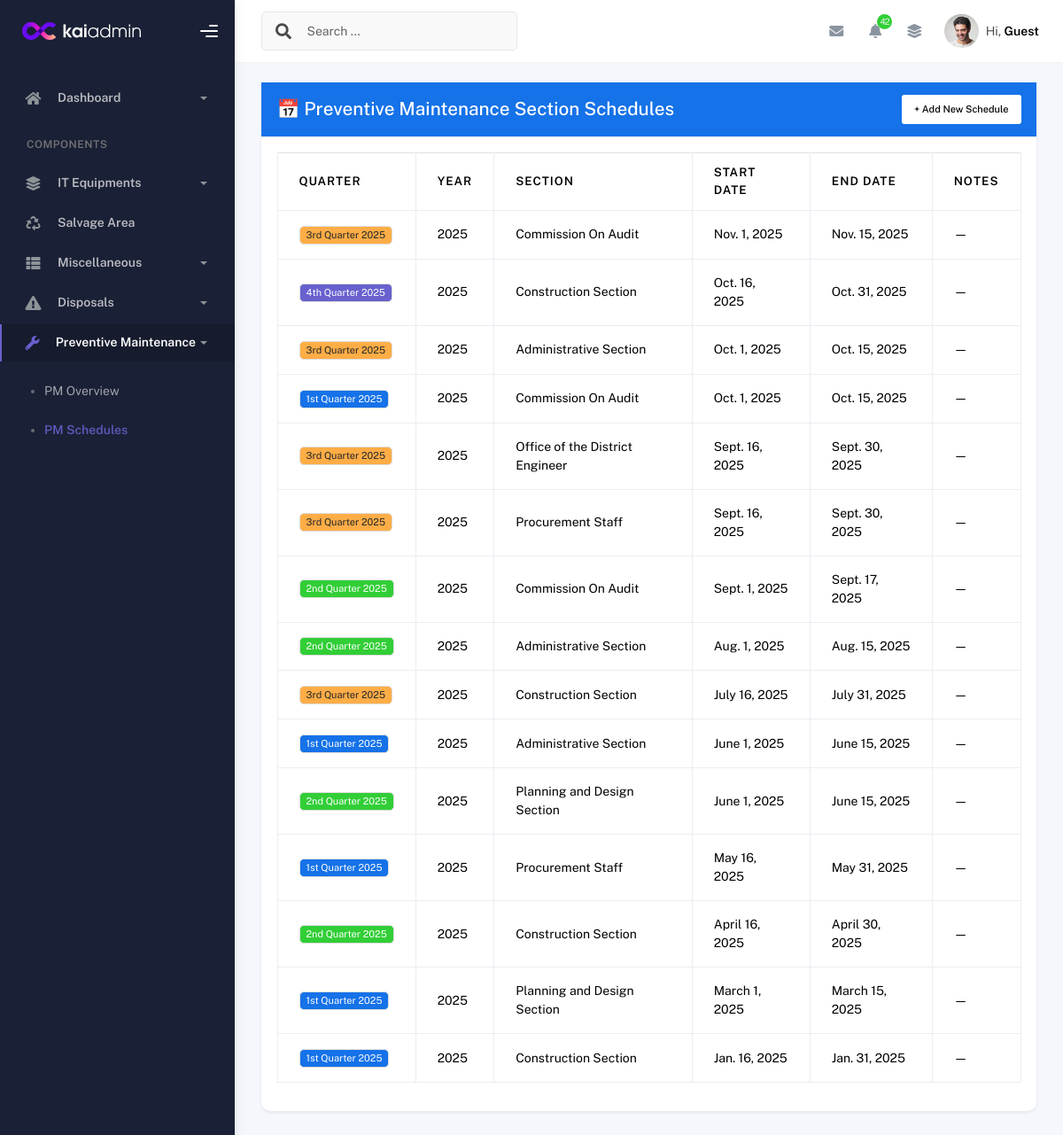
The page /maintenance/schedules/ on the database as committed earlier.
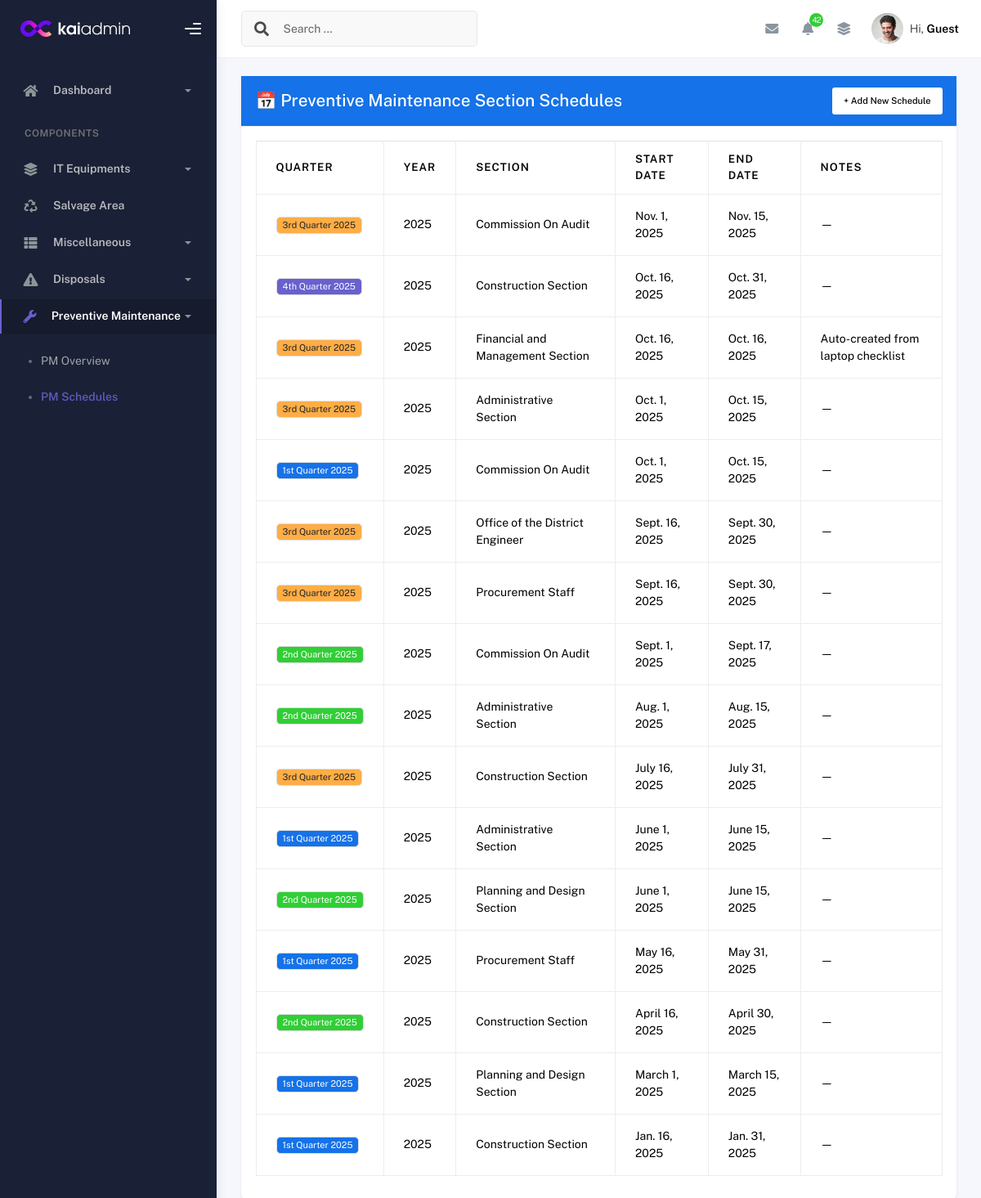
The same page on the database as committed later.
### inventory/models.py (models this page shows, shortened)
class PMSectionSchedule(models.Model):
    quarter_schedule = models.ForeignKey(QuarterSchedule, on_delete=models.CASCADE, related_name='schedules')
    section = models.ForeignKey(OfficeSection, on_delete=models.CASCADE)
    start_date = models.DateField()
    end_date = models.DateField()
    notes = models.TextField(blank=True, null=True)

class QuarterSchedule(models.Model):
    QUARTERS = [
        ('Q1', '1st Quarter'),
        ('Q2', '2nd Quarter'),
        ('Q3', '3rd Quarter'),
        ('Q4', '4th Quarter'),
    ]
    year = models.IntegerField()
    quarter = models.CharField(max_length=2, choices=QUARTERS)

class OfficeSection(models.Model):
    name = models.CharField(max_length=255, unique=True)

### inventory/views.py (the view, shortened to what this page needs)
# urls.py: path('maintenance/schedules/', views.section_schedule_list_view, name='section_schedule_list'), # section schedule list view of pm
def section_schedule_list_view(request):
    schedules = PMSectionSchedule.objects.select_related('quarter_schedule', 'section').order_by('-start_date')
    quarters = QuarterSchedule.objects.all().order_by('-year')
    sections = OfficeSection.objects.all().order_by('name')
    return render(request, 'maintenance/section_schedule_list.html', {
        'schedules': schedules,
        'quarters': quarters,
        'sections': sections,
    })

### templates/maintenance/section_schedule_list.html (shortened to what this page needs)
{% extends 'base.html' %}
{% load static %}
{% block content %}
<div class="container">
  <div class="page-inner">
    <div class="row">
      <div class="col-md-12">
        <div class="card shadow-sm">
          <div class="card-header bg-primary text-white d-flex justify-content-between">
            <h4 class="mb-0">📅 Preventive Maintenance Section Schedules</h4>
            <button class="btn btn-light btn-sm" data-bs-toggle="modal" data-bs-target="#addScheduleModal">+ Add New Schedule</button>
          </div>
          <div class="card-body">
            {% if schedules %}
              <div class="table-responsive">
                <table id="schedule-table" class="table table-bordered table-hover">
                  <thead class="bg-light">
                    <tr>
                      <th>Quarter</th>
                      <th>Year</th>
                      <th>Section</th>
                      <th>Start Date</th>
                      <th>End Date</th>
                      <th>Notes</th>
                    </tr>
                  </thead>
                  <tbody>
                    {% for schedule in schedules %}
                    <tr>
                      <td>
                        <span class="badge
                          {% if schedule.quarter_schedule.get_quarter_display == "1st Quarter" %}bg-primary
                          {% elif schedule.quarter_schedule.get_quarter_display == "2nd Quarter" %}bg-success
                          {% elif schedule.quarter_schedule.get_quarter_display == "3rd Quarter" %}bg-warning text-dark
                          {% elif schedule.quarter_schedule.get_quarter_display == "4th Quarter" %}bg-secondary
                          {% else %}bg-secondary
                          {% endif %}
                        ">
                          {{ schedule.quarter_schedule.get_quarter_display }} {{ schedule.quarter_schedule.year }}
                        </span>
                      </td>
                      <td>{{ schedule.quarter_schedule.year }}</td>
                      <td>{{ schedule.section.name }}</td>
                      <td>{{ schedule.start_date }}</td>
                      <td>{{ schedule.end_date }}</td>
                      <td>{{ schedule.notes|default:"—" }}</td>
                    </tr>
                    {% endfor %}
                  </tbody>
                </table>
              </div>
            {% else %}
              <div class="alert alert-info">No schedules available.</div>
            {% endif %}
          </div>
        </div>
      </div>
    </div>
  </div>
</div>
{% endblock %}

### templates/base.html (shortened to what this page needs)
{% load static %}
<!DOCTYPE html>
<html lang="en">
<head>
  {% block head %}
  <link rel="stylesheet" href="{% static 'css/bootstrap.min.css' %}">
  <link rel="stylesheet" href="{% static 'css/plugins.min.css' %}">
  <link rel="stylesheet" href="{% static 'css/kaiadmin.css' %}">
  <link rel="stylesheet" href="{% static 'css/fonts.min.css' %}">
  <link rel="stylesheet" href="{% static 'css/modern-style.css' %}">
  {% endblock %}
</head>
<body>
  <div class="wrapper">
    {% block sidebar %}
    <div class="sidebar" data-background-color="dark">
      <div class="sidebar-logo">
        <div class="logo-header" data-background-color="dark">
          <a href="{% url 'dashboard' %}" class="logo">
            <img src="{% static 'img/kaiadmin/logo_light.svg' %}" alt="navbar brand" class="navbar-brand" height="20" />
          </a>
          <div class="nav-toggle">
            <button class="btn btn-toggle toggle-sidebar"><i class="gg-menu-right"></i></button>
          </div>
        </div>
      </div>
      <div class="sidebar-wrapper scrollbar scrollbar-inner">
        <div class="sidebar-content">
          <ul class="nav nav-secondary">
            <li class="nav-item {% if request.resolver_match.url_name == 'dashboard' %}active{% endif %}">
              <a
                data-bs-toggle="collapse"
                href="#menuDashboard"
                class="nav-link {% if request.resolver_match.url_name == 'dashboard' %}{% else %}collapsed{% endif %}"
                aria-expanded="{% if request.resolver_match.url_name == 'dashboard' %}true{% else %}false{% endif %}"
              >
                <i class="fas fa-home"></i>
                <p>Dashboard</p>
                <span class="caret"></span>
              </a>
            </li>
            <li class="nav-section">
              <h4 class="text-section">Components</h4>
            </li>
            <li class="nav-item {% if request.resolver_match.url_name in 'desktop_details monitor_details keyboard_details mouse_details ups_details laptop_list printer_list' %}active{% endif %}">
              <a data-bs-toggle="collapse" href="#menuIT"
                class="nav-link {% if request.resolver_match.url_name in 'desktop_details monitor_details keyboard_details mouse_details ups_details laptop_list printer_list' %}{% else %}collapsed{% endif %}"
                aria-expanded="{% if request.resolver_match.url_name in 'desktop_details monitor_details keyboard_details mouse_details ups_details laptop_list printer_list' %}true{% else %}false{% endif %}">
                <i class="fas fa-layer-group"></i>
                <p>IT Equipments</p>
                <span class="caret"></span>
              </a>
            </li>
            <li class="nav-item {% if request.resolver_match.url_name == 'salvage_overview' %}active{% endif %}">
              <a class="nav-link" href="{% url 'salvage_overview' %}">
                <i class="fas fa-recycle"></i>
                <p>Salvage Area</p>
              </a>
            </li>
            <li class="nav-item ">
              <a data-bs-toggle="collapse" href="#menuMisc"
                 class="nav-link {% if request.resolver_match.url_name == 'add_equipment_package_with_details' or request.resolver_match.url_name == 'employee_list' or request.resolver_match.url_name == 'add_brand' or request.resolver_match.url_name == 'office_section_list' %}{% else %}collapsed{% endif %}"
                 aria-expanded="{% if request.resolver_match.url_name == 'add_equipment_package_with_details' or request.resolver_match.url_name == 'employee_list' or request.resolver_match.url_name == 'add_brand' or request.resolver_match.url_name == 'office_section_list' %}true{% else %}false{% endif %}">
                <i class="fas fa-th-list"></i>
                <p>Miscellaneous</p><span class="caret"></span>
              </a>
            </li>
            <li class="nav-item {% if request.resolver_match.url_name == 'disposal_overview' or request.resolver_match.url_name == 'disposal_history' or request.resolver_match.url_name == 'dashboard_view_chart' %}active{% endif %}">
              <a data-bs-toggle="collapse" href="#menuDisposals"
                 class="nav-link {% if request.resolver_match.url_name == 'disposal_overview' or request.resolver_match.url_name == 'disposal_history' or request.resolver_match.url_name == 'dashboard_view_chart' %}{% else %}collapsed{% endif %}"
                 aria-expanded="{% if request.resolver_match.url_name == 'disposal_overview' or request.resolver_match.url_name == 'disposal_history' or request.resolver_match.url_name == 'dashboard_view_chart' %}true{% else %}false{% endif %}">
                <i class="fas fa-exclamation-triangle"></i>
                <p>Disposals</p><span class="caret"></span>
              </a>
            </li>
            <li class="nav-item {% if request.resolver_match.url_name == 'pm_overview' or request.resolver_match.url_name == 'section_schedule_list' or request.resolver_match.url_name == 'disposed_keyboards' %}active{% endif %}">
              <a data-bs-toggle="collapse" href="#menuPM"
                 class="nav-link "
                 aria-expanded="{% if request.resolver_match.url_name == 'pm_overview' or request.resolver_match.url_name == 'section_schedule_list' or request.resolver_match.url_name == 'disposed_keyboards' %}true{% else %}false{% endif %}">
                <i class="fas fa-wrench"></i>
                <p>Preventive Maintenance</p><span class="caret"></span>
              </a>
              <div class="collapse {% if request.resolver_match.url_name == 'pm_overview' or request.resolver_match.url_name == 'section_schedule_list' or request.resolver_match.url_name == 'disposed_keyboards' %}show{% endif %}" id="menuPM">
                <ul class="nav nav-collapse">
                  <li class="{% if request.resolver_match.url_name == 'pm_overview' %}active{% endif %}">
                    <a href="{% url 'pm_overview' %}"><span class="sub-item">PM Overview</span></a>
                  </li>
                  <li class="{% if request.resolver_match.url_name == 'section_schedule_list' %}active{% endif %}">
                    <a href="{% url 'section_schedule_list' %}"><span class="sub-item">PM Schedules</span></a>
                  </li>
                </ul>
              </div>
            </li>
          </ul>
        </div>
      </div>
    </div>
    {% endblock %}
    <div class="main-panel">
      {% block navbar %}
      <div class="main-header">
        <nav class="navbar navbar-header navbar-header-transparent navbar-expand-lg border-bottom">
          <div class="container-fluid">
            <nav class="navbar navbar-header-left navbar-expand-lg navbar-form nav-search p-0 d-none d-lg-flex">
              <div class="input-group">
                <div class="input-group-prepend">
                  <button type="submit" class="btn btn-search pe-1">
                    <i class="fa fa-search search-icon"></i>
                  </button>
                </div>
                <input type="text" placeholder="Search ..." class="form-control" />
              </div>
            </nav>
            <ul class="navbar-nav topbar-nav ms-md-auto align-items-center">
              <li class="nav-item topbar-icon dropdown hidden-caret">
                <a class="nav-link dropdown-toggle" href="#" id="messageDropdown" role="button" data-bs-toggle="dropdown" aria-haspopup="true" aria-expanded="false">
                  <i class="fa fa-envelope"></i>
                </a>
              </li>
              <li class="nav-item topbar-icon dropdown hidden-caret">
                <a class="nav-link dropdown-toggle" href="#" id="notifDropdown" role="button" data-bs-toggle="dropdown" aria-haspopup="true" aria-expanded="false">
                  <i class="fa fa-bell"></i>
                  {% if pending_pm_count > 0 %}
                    <span class="notification">{{ pending_pm_count }}</span>
                  {% endif %}
                </a>
              </li>
              <li class="nav-item topbar-icon dropdown hidden-caret">
                <a class="nav-link" data-bs-toggle="dropdown" href="#" aria-expanded="false">
                  <i class="fas fa-layer-group"></i>
                </a>
              </li>
              <li class="nav-item topbar-user dropdown hidden-caret">
                <a class="dropdown-toggle profile-pic" data-bs-toggle="dropdown" href="#" aria-expanded="false">
                  <div class="avatar-sm">
                    <img
                      src="{% if request.user.is_authenticated and request.user.profile.avatar %}{{ request.user.profile.avatar.url }}{% else %}{% static 'img/profile.jpg' %}{% endif %}"
                      alt="avatar"
                      class="avatar-img rounded-circle"
                    />
                  </div>
                  <span class="profile-username">
                    <span class="op-7">Hi,</span>
                    <span class="fw-bold">
                      {% if request.user.is_authenticated %}
                        {{ request.user.first_name|default:request.user.username }}
                      {% else %}
                        Guest
                      {% endif %}
                    </span>
                  </span>
                </a>
              </li>
            </ul>
          </div>
        </nav>
      </div>
      {% endblock %}
      {% block content %}{% endblock %}
    </div>
  </div>
</body>
</html>

Rows that differ between the two databases and show on the page:
added PMSectionSchedule: quarter_schedule.quarter "3rd Quarter", quarter_schedule.year "2025", section.name "Financial and Management Section", start_date "Oct. 16, 2025", end_date "Oct. 16, 2025", notes "Auto-created from laptop checklist"
